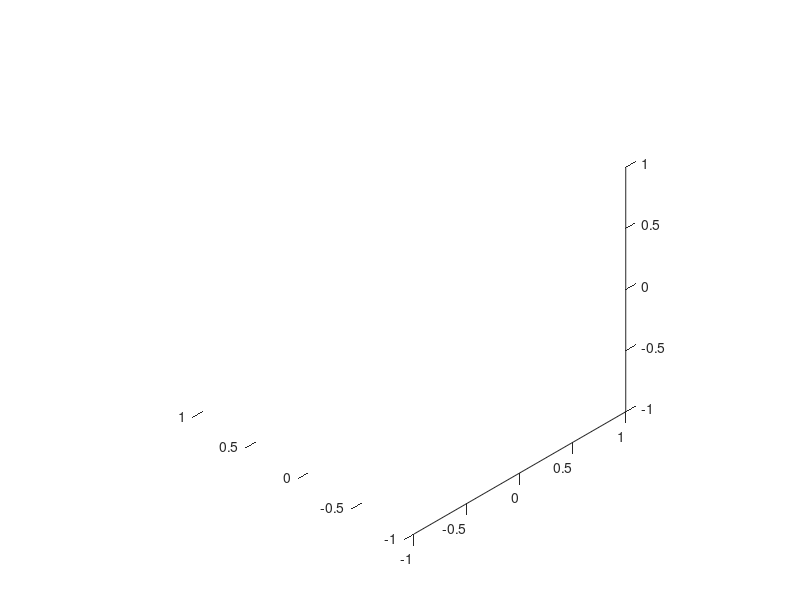

Recreate this plot in MATLAB. (Note: this script raises an error after producing the figure.)
% requires geom2d and geom3d

figure(1); clf; hold on;
axis equal;
axis([-1 1 -1 1 -1 1]);
set(gcf, 'renderer', 'opengl');
set(gca, 'CameraPosition', [400 -400 400]);

[X, Y] = meshgrid(-1:0.1:1, -1:0.1:1);
Z = zeros(21);

p1 = [0.2, 0.2, 0];
p2 = [0.4, 0.4, 0];
p3 = [-0.4, -0.4, 0];
p4 = [-0.4, -0.6, 0];
p5 = [-0.6, 0.6, 0];
control_points = [p1; p2; p3; p4; p5];

mc1 = [0.2, 0.05, 0.1];
mc2 = [0.2, 0.05, 0.1];
mc3 = [0.2, 0.05, 0.1];
mc4 = [0.1, -0.15, -0.1];
mc5 = [0.2, 0.05, 0.1];
mapping_coeffs = [mc1; mc2; mc3; mc4; mc5];

[X, Y, Z] = deform_surface(X, Y, Z, control_points, mapping_coeffs, 3);

surface(X, Y, Z);

drawPoint3d(control_points, 'color', 'blue');
drawPoint3d(control_points + mapping_coeffs, 'color', 'red');

drawEdge(horzcat(control_points, control_points + mapping_coeffs), 'color', 'r', 'linewidth', 2);
